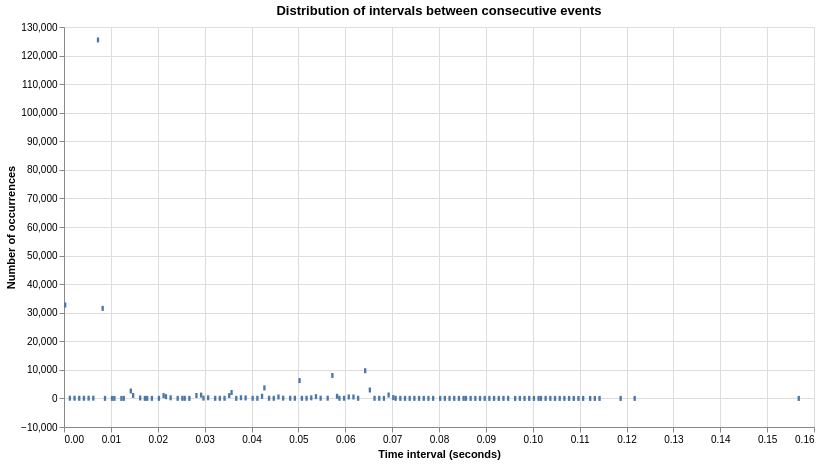

Notebook cell for this chart:
### Code cell
df = events_df.copy()

# Convert to datetime
df['ts'] = pd.to_datetime(df['ts'])

# Calculate intervals in seconds
intervals = df['ts'].diff().dt.total_seconds()
intervals = intervals.dropna()
intervals = intervals[intervals >= 0]

# Define bin width in seconds
bin_width = 0.0005 

# Aggregate into numeric bins
bin_start = (intervals // bin_width) * bin_width

histogram = (
    bin_start.value_counts()
    .sort_index()
    .rename_axis('bin_start')
    .reset_index(name='count')
)

histogram['bin_end'] = histogram['bin_start'] + bin_width
histogram['bin_end'] = histogram['bin_start'] + bin_width

# Altair chart
chart = alt.Chart(histogram).mark_bar().encode(
    x=alt.X(
        'bin_start:Q',
        title='Time interval (seconds)',
        axis=alt.Axis(tickMinStep=bin_width)
    ),
    x2='bin_end:Q',
    y=alt.Y('count:Q', title='Number of occurrences'),
    tooltip=[
        alt.Tooltip('bin_start:Q', title='From (seconds)'),
        alt.Tooltip('bin_end:Q', title='To (seconds)'),
        alt.Tooltip('count:Q', title='Occurrences')
    ]
).properties(
    title='Distribution of intervals between consecutive events',
    width=750,
    height=400
)

chart

### Figure 1 — Vega-Lite specification as saved in the notebook (floating-point values rounded to 4 significant figures)
{"config": {"view": {"continuousWidth": 300, "continuousHeight": 300}}, "data": {"name": "data-078f16e4fbe99115c1a51d767768a5b0"}, "mark": {"type": "bar"}, "encoding": {"tooltip": [{"field": "bin_start", "title": "From (seconds)", "type": "quantitative"}, {"field": "bin_end", "title": "To (seconds)", "type": "quantitative"}, {"field": "count", "title": "Occurrences", "type": "quantitative"}], "x": {"axis": {"tickMinStep": 0.0005}, "field": "bin_start", "title": "Time interval (seconds)", "type": "quantitative"}, "x2": {"field": "bin_end"}, "y": {"field": "count", "title": "Number of occurrences", "type": "quantitative"}}, "height": 400, "title": "Distribution of intervals between consecutive events", "width": 750, "$schema": "https://vega.github.io/schema/vega-lite/v6.4.1.json", "datasets": {"data-078f16e4fbe99115c1a51d767768a5b0": [{"bin_start": 0.0, "count": 32697, "bin_end": 0.0005}, {"bin_start": 0.001, "count": 78, "bin_end": 0.0015}, {"bin_start": 0.002, "count": 88, "bin_end": 0.0025}, {"bin_start": 0.003, "count": 63, "bin_end": 0.0035}, {"bin_start": 0.004, "count": 54, "bin_end": 0.0045}, {"bin_start": 0.005, "count": 97, "bin_end": 0.0055}, {"bin_start": 0.006, "count": 91, "bin_end": 0.0065}, {"bin_start": 0.007, "count": 125476, "bin_end": 0.0075}, {"bin_start": 0.008, "count": 31521, "bin_end": 0.0085}, {"bin_start": 0.0085, "count": 19, "bin_end": 0.009}, {"bin_start": 0.01, "count": 17, "bin_end": 0.0105}, {"bin_start": 0.0105, "count": 17, "bin_end": 0.011}, {"bin_start": 0.012, "count": 16, "bin_end": 0.0125}, {"bin_start": 0.0125, "count": 16, "bin_end": 0.013}, {"bin_start": 0.014, "count": 2601, "bin_end": 0.0145}, {"bin_start": 0.0145, "count": 1046, "bin_end": 0.015}, {"bin_start": 0.016, "count": 164, "bin_end": 0.0165}, {"bin_start": 0.017, "count": 25, "bin_end": 0.0175}, {"bin_start": 0.0175, "count": 27, "bin_end": 0.018}, {"bin_start": 0.0185, "count": 26, "bin_end": 0.019}, {"bin_start": 0.02, "count": 32, "bin_end": 0.0205}, {"bin_start": 0.021, "count": 996, "bin_end": 0.0215}, {"bin_start": 0.0215, "count": 607, "bin_end": 0.022}, {"bin_start": 0.0225, "count": 219, "bin_end": 0.023}, {"bin_start": 0.024, "count": 26, "bin_end": 0.0245}, {"bin_start": 0.025, "count": 47, "bin_end": 0.0255}, {"bin_start": 0.0255, "count": 32, "bin_end": 0.026}, {"bin_start": 0.0265, "count": 22, "bin_end": 0.027}, {"bin_start": 0.028, "count": 1032, "bin_end": 0.0285}, {"bin_start": 0.029, "count": 1163, "bin_end": 0.0295}, {"bin_start": 0.0295, "count": 94, "bin_end": 0.03}, {"bin_start": 0.0305, "count": 232, "bin_end": 0.031}, {"bin_start": 0.032, "count": 41, "bin_end": 0.0325}, {"bin_start": 0.033, "count": 35, "bin_end": 0.0335}, {"bin_start": 0.034, "count": 50, "bin_end": 0.0345}, {"bin_start": 0.035, "count": 1008, "bin_end": 0.0355}, {"bin_start": 0.0355, "count": 2079, "bin_end": 0.036}, {"bin_start": 0.0365, "count": 30, "bin_end": 0.037}, {"bin_start": 0.0375, "count": 244, "bin_end": 0.038}, {"bin_start": 0.0385, "count": 172, "bin_end": 0.039}, {"bin_start": 0.04, "count": 55, "bin_end": 0.0405}, {"bin_start": 0.041, "count": 53, "bin_end": 0.0415}, {"bin_start": 0.042, "count": 755, "bin_end": 0.0425}, {"bin_start": 0.0425, "count": 3690, "bin_end": 0.043}, {"bin_start": 0.0435, "count": 53, "bin_end": 0.044}, {"bin_start": 0.0445, "count": 53, "bin_end": 0.045}, {"bin_start": 0.0455, "count": 508, "bin_end": 0.046}, {"bin_start": 0.0465, "count": 97, "bin_end": 0.047}, {"bin_start": 0.048, "count": 62, "bin_end": 0.0485}, {"bin_start": 0.049, "count": 64, "bin_end": 0.0495}, {"bin_start": 0.05, "count": 6240, "bin_end": 0.0505}, {"bin_start": 0.0505, "count": 57, "bin_end": 0.051}, {"bin_start": 0.0515, "count": 61, "bin_end": 0.052}, {"bin_start": 0.0525, "count": 209, "bin_end": 0.053}, {"bin_start": 0.0535, "count": 620, "bin_end": 0.054}, {"bin_start": 0.0545, "count": 74, "bin_end": 0.055}, {"bin_start": 0.056, "count": 84, "bin_end": 0.0565}, {"bin_start": 0.057, "count": 8044, "bin_end": 0.0575}, {"bin_start": 0.058, "count": 744, "bin_end": 0.0585}, {"bin_start": 0.0585, "count": 54, "bin_end": 0.059}, {"bin_start": 0.0595, "count": 60, "bin_end": 0.06}, {"bin_start": 0.0605, "count": 516, "bin_end": 0.061}, {"bin_start": 0.0615, "count": 493, "bin_end": 0.062}, {"bin_start": 0.0625, "count": 46, "bin_end": 0.063}, {"bin_start": 0.064, "count": 9705, "bin_end": 0.0645}, {"bin_start": 0.065, "count": 2954, "bin_end": 0.0655}, {"bin_start": 0.066, "count": 46, "bin_end": 0.0665}, {"bin_start": 0.067, "count": 55, "bin_end": 0.0675}, {"bin_start": 0.068, "count": 36, "bin_end": 0.0685}, {"bin_start": 0.069, "count": 1191, "bin_end": 0.0695}, {"bin_start": 0.07, "count": 288, "bin_end": 0.0705}, {"bin_start": 0.0705, "count": 31, "bin_end": 0.071}, {"bin_start": 0.0715, "count": 25, "bin_end": 0.072}, {"bin_start": 0.0725, "count": 21, "bin_end": 0.073}, {"bin_start": 0.0735, "count": 24, "bin_end": 0.074}, {"bin_start": 0.0745, "count": 28, "bin_end": 0.075}, {"bin_start": 0.0755, "count": 22, "bin_end": 0.076}, {"bin_start": 0.0765, "count": 20, "bin_end": 0.077}, {"bin_start": 0.0775, "count": 15, "bin_end": 0.078}, {"bin_start": 0.0785, "count": 25, "bin_end": 0.079}, {"bin_start": 0.08, "count": 18, "bin_end": 0.0805}, {"bin_start": 0.081, "count": 15, "bin_end": 0.0815}, {"bin_start": 0.082, "count": 17, "bin_end": 0.0825}, {"bin_start": 0.083, "count": 17, "bin_end": 0.0835}, {"bin_start": 0.084, "count": 19, "bin_end": 0.0845}, {"bin_start": 0.085, "count": 15, "bin_end": 0.0855}, {"bin_start": 0.0855, "count": 26, "bin_end": 0.086}, {"bin_start": 0.0865, "count": 19, "bin_end": 0.087}, {"bin_start": 0.0875, "count": 22, "bin_end": 0.088}, {"bin_start": 0.0885, "count": 19, "bin_end": 0.089}, {"bin_start": 0.0895, "count": 17, "bin_end": 0.09}, {"bin_start": 0.0905, "count": 13, "bin_end": 0.091}, {"bin_start": 0.0915, "count": 10, "bin_end": 0.092}, {"bin_start": 0.0925, "count": 14, "bin_end": 0.093}, {"bin_start": 0.0935, "count": 22, "bin_end": 0.094}, {"bin_start": 0.0945, "count": 26, "bin_end": 0.095}, {"bin_start": 0.096, "count": 5, "bin_end": 0.0965}, {"bin_start": 0.097, "count": 17, "bin_end": 0.0975}, {"bin_start": 0.098, "count": 14, "bin_end": 0.0985}, {"bin_start": 0.099, "count": 23, "bin_end": 0.0995}, {"bin_start": 0.1, "count": 14, "bin_end": 0.1005}, {"bin_start": 0.101, "count": 18, "bin_end": 0.1015}, {"bin_start": 0.1015, "count": 12, "bin_end": 0.102}, {"bin_start": 0.1025, "count": 14, "bin_end": 0.103}, {"bin_start": 0.1035, "count": 7, "bin_end": 0.104}, {"bin_start": 0.1045, "count": 14, "bin_end": 0.105}, {"bin_start": 0.1055, "count": 10, "bin_end": 0.106}, {"bin_start": 0.1065, "count": 7, "bin_end": 0.107}, {"bin_start": 0.1075, "count": 7, "bin_end": 0.108}, {"bin_start": 0.1085, "count": 4, "bin_end": 0.109}, {"bin_start": 0.1095, "count": 6, "bin_end": 0.11}, {"bin_start": 0.1105, "count": 3, "bin_end": 0.111}, {"bin_start": 0.112, "count": 4, "bin_end": 0.1125}, {"bin_start": 0.113, "count": 2, "bin_end": 0.1135}, {"bin_start": 0.114, "count": 4, "bin_end": 0.1145}, {"bin_start": 0.1185, "count": 2, "bin_end": 0.119}, {"bin_start": 0.1215, "count": 1, "bin_end": 0.122}, {"bin_start": 0.1565, "count": 1, "bin_end": 0.157}]}}
